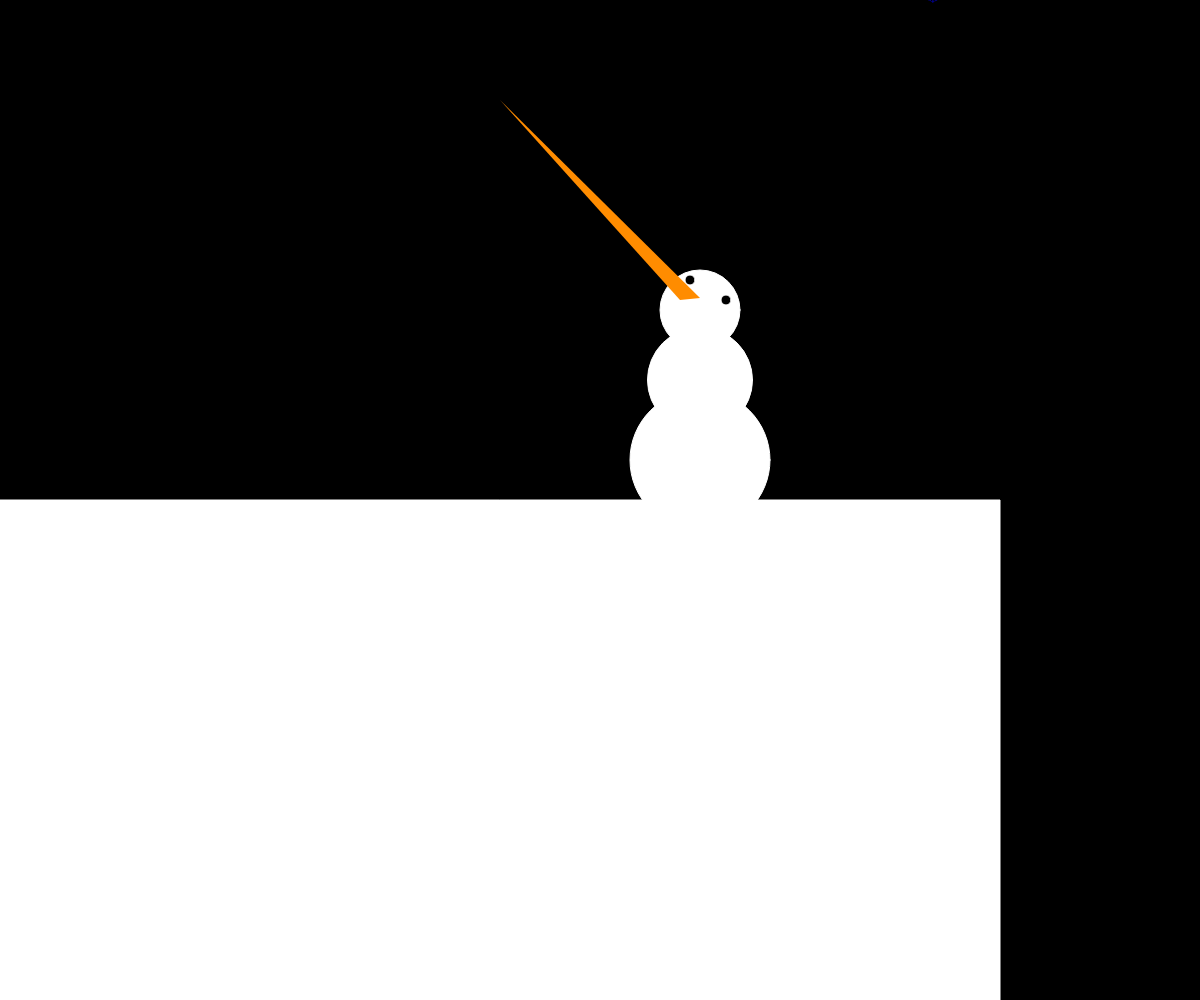
Frame 1 (no input)
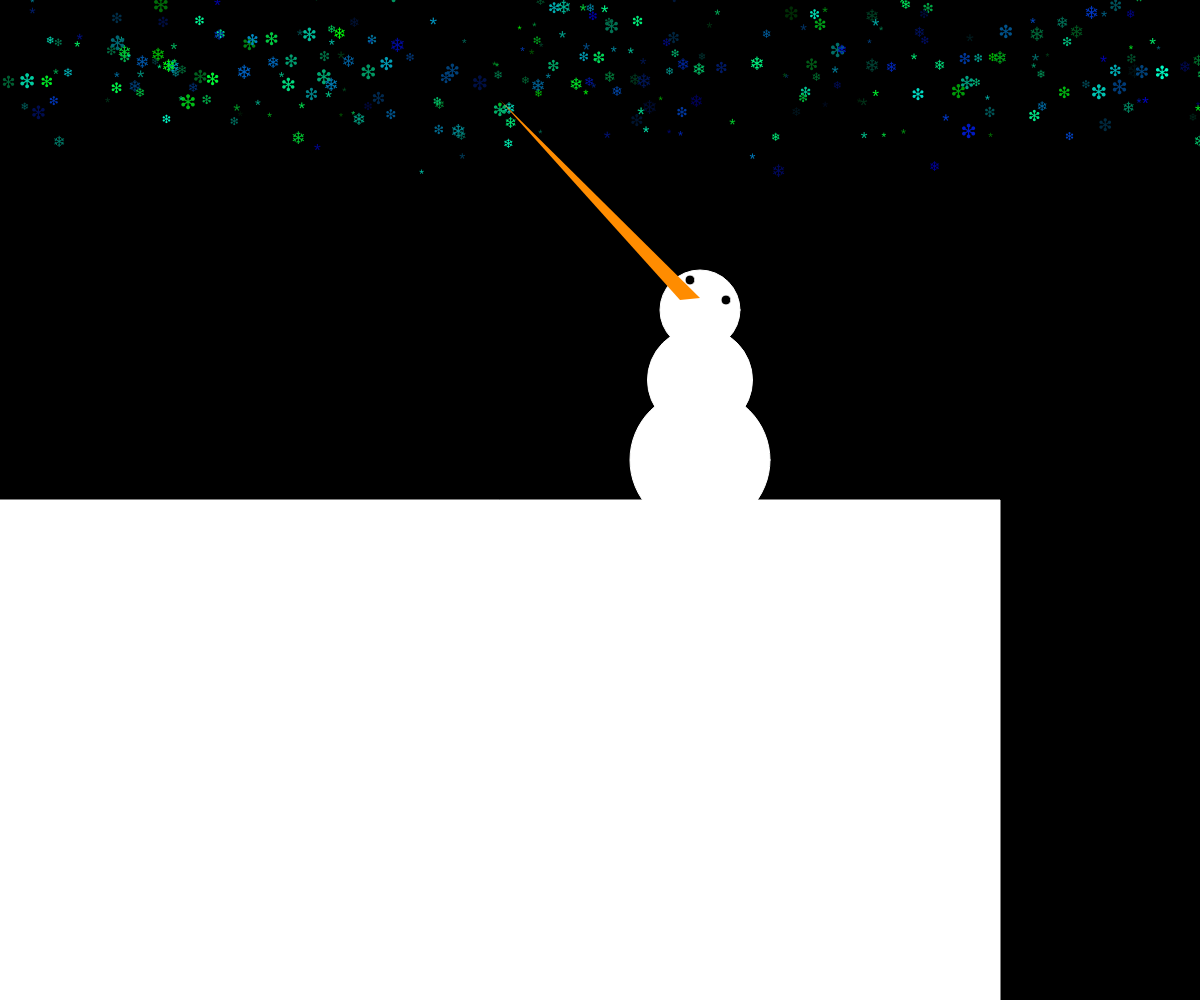
Frame 60 (no input)
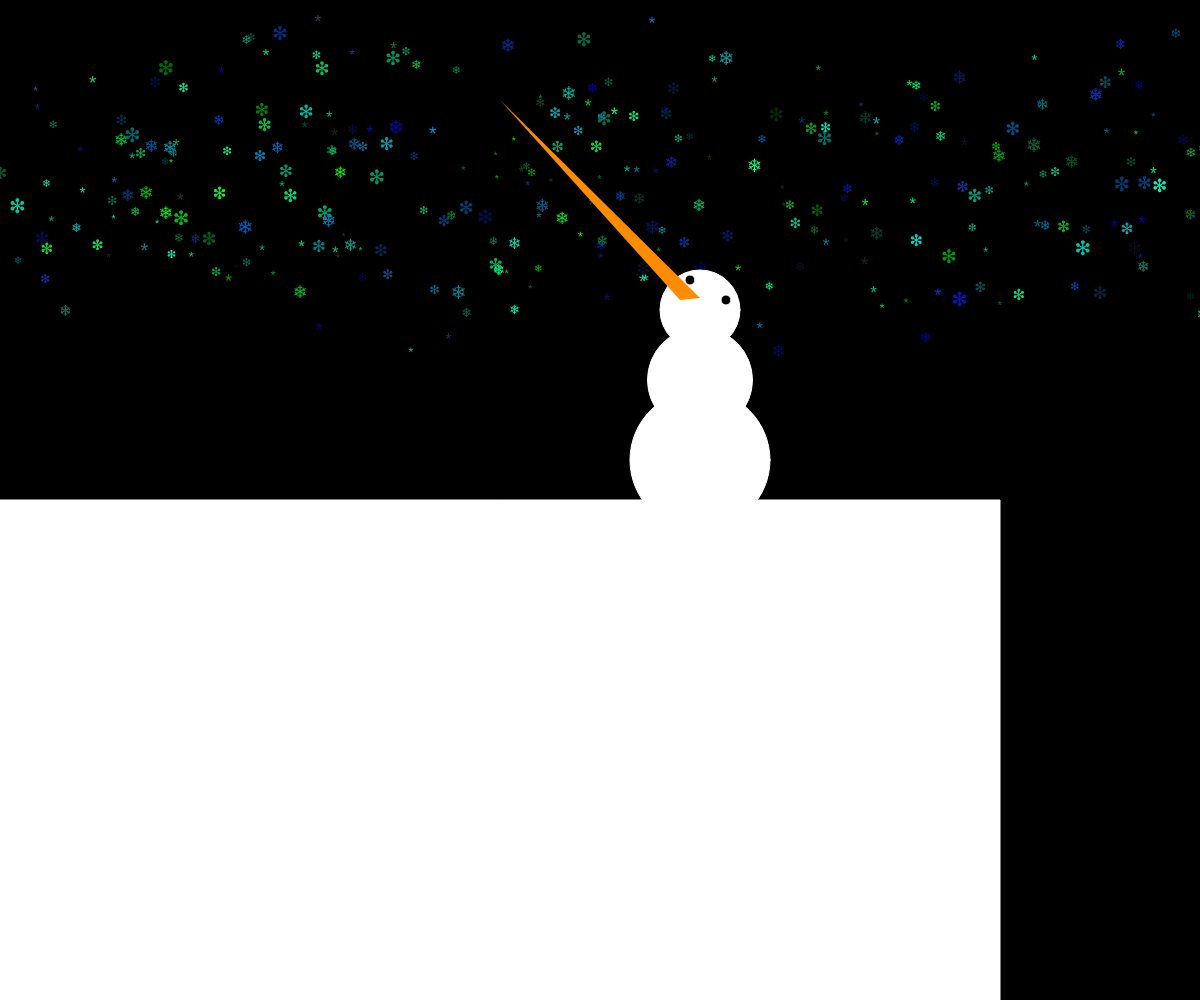
Frame 120 (the mouse pressed at the canvas centre since frame 60)

The p5.js sketch that drew these frames (run headless with seeded random() and noise() and a simulated clock; from frame 60 on, the mouse is pressed at the canvas centre):

// p5.js sketch
// ── sketch.js
let fiocchi = [];
let caratteri = "*❇❄".split("")

function setup() {
  createCanvas(windowWidth, windowHeight);



  for (let i = 0; i < 300; i++) {
    fiocchi[i] = {
      PosX: random(0, width),
      PosY: random(-100, 0), 
      Dim: random(10, 20),
      vel: random(1, 3),
      chr: random(caratteri),
      colore: color(random(0), random(255), random(200))
    };
  }
}

function draw() {
  background(0); 

  for (let i = 0; i < fiocchi.length; i++) {
    let f = fiocchi[i];

    f.PosX += random(-1.5, 1.5);
    f.PosY += f.vel;

    if (f.PosY > height) {
      f.PosY = 0;
      f.PosX = random(0, width);
    }

    fill(f.colore);
    textSize(f.Dim);
    text(f.chr, f.PosX, f.PosY);
	noStroke()
  }

  
  stroke(255) 
  fill(255)
  rect(0, 500,    1000, 500)
  ellipse (700, 460, 140)
  ellipse (700, 380, 105)
  ellipse (700, 310, 80)
  fill(0)
  ellipse (726, 300, 10)
  ellipse (690, 280, 10)
  fill (255, 140, 0,)
  noStroke ()
  triangle (700, 298,      500, 100,      680, 300)
  
}

function windowResized() {
  resizeCanvas(windowWidth, windowHeight);
}
